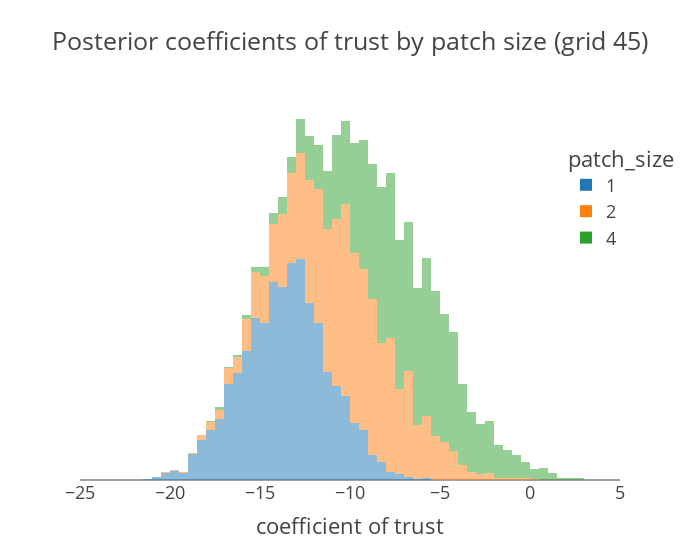

Notebook cell for this chart:
### Code cell
fig = plot_coefs(sample45)

### Figure 1 — Plotly figure (JSON) as saved in the notebook; plotly's stock layout.template omitted (floating-point values rounded to 4 significant figures; data arrays with more than 128 entries replaced by an {"elided": "..."} marker saying what was removed)
{"data": [{"alignmentgroup": "True", "bingroup": "x", "hovertemplate": "patch_size=1<br>coefficient of trust=%{x}<br>count=%{y}<extra></extra>", "legendgroup": "1", "marker": {"color": "#1f77b4", "opacity": 0.5, "pattern": {"shape": ""}}, "name": "1", "nbinsx": 100, "offsetgroup": "1", "orientation": "v", "showlegend": true, "type": "histogram", "x": {"elided": "3000 float values"}, "xaxis": "x", "yaxis": "y"}, {"alignmentgroup": "True", "bingroup": "x", "hovertemplate": "patch_size=2<br>coefficient of trust=%{x}<br>count=%{y}<extra></extra>", "legendgroup": "2", "marker": {"color": "#ff7f0e", "opacity": 0.5, "pattern": {"shape": ""}}, "name": "2", "nbinsx": 100, "offsetgroup": "2", "orientation": "v", "showlegend": true, "type": "histogram", "x": {"elided": "3000 float values"}, "xaxis": "x", "yaxis": "y"}, {"alignmentgroup": "True", "bingroup": "x", "hovertemplate": "patch_size=4<br>coefficient of trust=%{x}<br>count=%{y}<extra></extra>", "legendgroup": "4", "marker": {"color": "#2ca02c", "opacity": 0.5, "pattern": {"shape": ""}}, "name": "4", "nbinsx": 100, "offsetgroup": "4", "orientation": "v", "showlegend": true, "type": "histogram", "x": {"elided": "3000 float values"}, "xaxis": "x", "yaxis": "y"}], "layout": {"barmode": "relative", "legend": {"title": {"text": "patch_size"}, "tracegroupgap": 0, "x": 0.9, "xanchor": "left", "y": 0.9, "yanchor": "top"}, "title": {"text": "Posterior coefficients of trust by patch size (grid 45)"}, "width": 700, "xaxis": {"anchor": "y", "domain": [0, 1], "range": [-25, 5], "title": {"text": "coefficient of trust"}}, "yaxis": {"anchor": "x", "domain": [0, 1], "showgrid": false, "showticklabels": false, "title": {"text": ""}}}}
